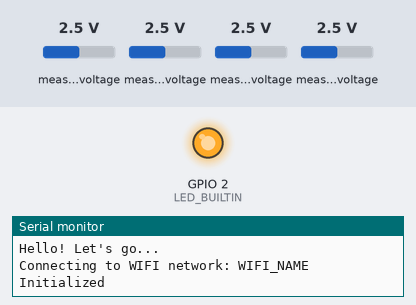
The program below on a simulated ESP32. On the bench: output pins drawn as LEDs (lit = HIGH), the last lines printed to the serial monitor. Inputs (shaded band) come from the test bench; at power-on: measured voltage 2.5 V. WiFi joins after 1.5 s; servers stay silent unless stated; no MQTT or app messages arrive unless stated.

Above: at 3.0 s.
At 4.8 s:
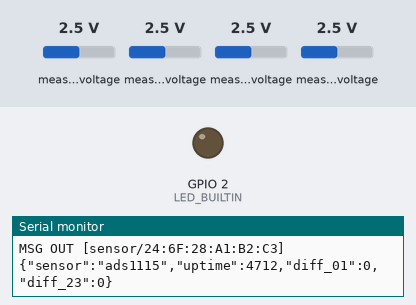
Timing chart, 0 to 5.5 s (numbered marks = the images above):
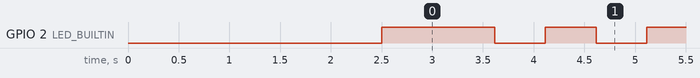

The program:

main.cpp
```cpp
///////////////////////// COMMON HEADER BEGIN
#define CONFIG_WIFI_NAME "WIFI_NAME"
#define CONFIG_WIFI_PSK "WIFI_PASSWORD"
#define CONFIG_MQTT_BROKER_ADDRESS "iot.fh-muenster.de"
#define CONFIG_MQTT_BROKER_USER "MQTT_USER"
#define CONFIG_MQTT_BROKER_PASSWORD "MQTT_PASSWORD"

#define DEBUG_OUTPUT
#define MQTT_OUTPUT

#define OTA_ENABLED
//#define OTA_PASSWORD "bruttonetto"

//#define HMAC_ENABLED
#define HMAC_KEY "d14a028c2a3a2bc9476102bb288234c415a2b01f828ea62ac5b3e42f"

#define BEACON_INTERVAL 5000

//#define MQTT_MAX_PACKET_SIZE 512 << BE AWARE OF THIS!!

#ifndef DEVICE_TYPE
#define DEVICE_TYPE "GENERIC-ESP"
#endif

#include <PubSubClient.h>
#include <ArduinoJson.h>

#ifdef OTA_ENABLED
#include <ArduinoOTA.h>
#endif // OTA_ENABLED

#ifdef HMAC_ENABLED
#include <base64.h>
#include "mbedtls/md.h"
mbedtls_md_context_t md_context;
mbedtls_md_type_t md_type = MBEDTLS_MD_SHA256;
const char *md_key = HMAC_KEY;
#endif // HMAC_ENABLED

#ifdef ESP32
#include <WiFi.h>
#else // ESP32
#include <ESP8266WiFi.h>
#endif // ESP32

// Buffer size used at various places
#define BUFFER_SIZE 512

String mqtt_client_id;
String mqtt_sensor_topic;
String mqtt_beacon_topic;
char mqtt_last_will_buffer[BUFFER_SIZE];

// WiFi / MQTT
WiFiClient espClient;
PubSubClient mqtt_client(espClient);

static bool common_setup(void);
static bool common_loop(void);
static void beacon_send(void);
static bool mqtt_connect(void);
static bool wifi_connect(void);
static bool json_send(const char *mqtt_topic, JsonObject json_data);
static int json_serialize(JsonObject json_data, char *buffer, size_t buffer_size);
///////////////////////// COMMON HEADER END

#define SENSOR_INTERVAL 100

#include <SPI.h>
#include <Wire.h>
#include <Adafruit_ADS1015.h>

Adafruit_ADS1115 ads1115;

static void ads1115_send(void);

void setup(void) {
	common_setup();
	ads1115.begin();  // Initialize ads1115
	ads1115.setGain(GAIN_TWO);
	delay(500);
}

void loop(void) {
	static long last_value_sent;

	if (!common_loop()) {
		// Something went wrong, skip further execution
		return;
	}

	// Send sensor values every SENSOR_INTERVAL
	if (last_value_sent == 0 || SENSOR_INTERVAL == 0 || (millis() - last_value_sent) >= SENSOR_INTERVAL) {
		last_value_sent = millis();
		ads1115_send();
	}
}

static void ads1115_send() {
	StaticJsonDocument<BUFFER_SIZE> json_doc;
	JsonObject json_data = json_doc.to<JsonObject>();

	int16_t adc_diff_01 = ads1115.readADC_Differential_0_1();
	int16_t adc_diff_23 = ads1115.readADC_Differential_2_3();

	float diff01 = adc_diff_01 * 0.0625F;
	float diff23 = adc_diff_23 * 0.0625F;

	json_data["sensor"]   = "ads1115";
	json_data["uptime"]   = millis();
	json_data["diff_01"]  = diff01;
	json_data["diff_23"]  = diff23;

	json_send(mqtt_sensor_topic.c_str(), json_data);
}

///////////////////////// COMMON FUNCTIONS BEGIN
static bool common_setup(void) {
	Serial.begin(115200);
	delay(2000);
	Serial.println(F("Hello! Let's go..."));

	// We're using the pin for activity indication
	pinMode(LED_BUILTIN, OUTPUT);
	randomSeed(micros());

	// WIFI
	Serial.printf("Connecting to WIFI network: %s\n", CONFIG_WIFI_NAME);
	WiFi.begin(CONFIG_WIFI_NAME, CONFIG_WIFI_PSK);

	// MQTT setup
	mqtt_client.setServer(CONFIG_MQTT_BROKER_ADDRESS, 1883);
	mqtt_client_id = String(WiFi.macAddress());
	mqtt_sensor_topic = "sensor/" + mqtt_client_id;
	mqtt_beacon_topic = "beacon/" + mqtt_client_id;

	// MQTT last will
	StaticJsonDocument<128> json_doc;
	JsonObject json_data  = json_doc.to<JsonObject>();
	json_data["id"]       = mqtt_client_id;
	json_data["type"]     = 2;
	serializeJson(json_data, mqtt_last_will_buffer, BUFFER_SIZE);

#ifdef OTA_ENABLED
#ifdef OTA_PASSWORD
	ArduinoOTA.setPassword(OTA_PASSWORD);
#else // OTA_PASSWORD
	ArduinoOTA.setPassword(mqtt_client_id.c_str());
#endif // OTA_PASSWORD
#ifdef ESP32
	ArduinoOTA.setMdnsEnabled(false);
#endif // ESP32
	ArduinoOTA.setPort(54321);
	ArduinoOTA.onStart([]() {
		String type;
		if (ArduinoOTA.getCommand() == U_FLASH) {
			type = "sketch";
		} else {
			// U_SPIFFS
			type = "filesystem";
		}

		// NOTE: if updating SPIFFS this would be the place to unmount SPIFFS using SPIFFS.end()
		Serial.println("Start updating " + type);
	});

	ArduinoOTA.onProgress([](unsigned int progress, unsigned int total) {
		Serial.printf("Progress: %u%%\r", (progress / (total / 100)));
		digitalWrite(LED_BUILTIN, !digitalRead(LED_BUILTIN));
	});

	ArduinoOTA.onEnd([]() {
		Serial.println("\nEnd");
	});

	ArduinoOTA.onError([](ota_error_t error) {
			Serial.printf("Error[%u]: ", error);

			switch (error) {
				case OTA_AUTH_ERROR:
					Serial.println(F("OTA - Auth failed"));
					break;
				case OTA_BEGIN_ERROR:
					Serial.println(F("OTA - Begin failed"));
					break;
				case OTA_CONNECT_ERROR:
					Serial.println(F("OTA - Connect failed"));
					break;
				case OTA_RECEIVE_ERROR:
					Serial.println(F("OTA - Receive failed"));
					break;
				case OTA_END_ERROR:
					Serial.println(F("OTA - End failed"));
					break;
			}
		});

	ArduinoOTA.begin();
#endif // OTA_ENABLED

#ifdef HMAC_ENABLED
	mbedtls_md_init(&md_context);
	mbedtls_md_setup(&md_context, mbedtls_md_info_from_type(md_type), 1);
#endif // HMAC_ENABLED

	Serial.println(F("Initialized"));
	return true;
}

bool common_loop(void) {
	static long last_beacon_sent;
	static long last_led_toggle;
#ifdef DEBUG_OUTPUT
	static long hz_counter;
	static long hz_counter_delta;
#endif // DEBUG_OUTPUT

	// Toggle status LED as activity indicator
	if (last_led_toggle == 0 || (millis() - last_led_toggle) >= 500) {
		last_led_toggle = millis();
		digitalWrite(LED_BUILTIN, !digitalRead(LED_BUILTIN));
	}

	// Maintain WiFi connection
	if (!wifi_connect()) {
		delay(5000);
		return false;
	}

#ifdef OTA_ENABLED
	ArduinoOTA.handle();
#endif // OTA_ENABLED

#ifdef MQTT_OUTPUT
	// Maintain MQTT connection
	if (!mqtt_connect()) {
		delay(5000);
		return false;
	}
	mqtt_client.loop();
#endif // MQTT_OUTPUT

	// Send a beacon every BEACON_INTERVAL
	if (last_beacon_sent == 0 || BEACON_INTERVAL == 0 || (millis() - last_beacon_sent) >= BEACON_INTERVAL) {
		beacon_send();
		last_beacon_sent = millis();
	}

#ifdef DEBUG_OUTPUT
	if ((millis() - hz_counter_delta) >= 1000) {
		Serial.printf("Loop Freq : %ld Hz\n", hz_counter);
		hz_counter_delta = millis();
		hz_counter = 0;
	}
	hz_counter++;
#endif

	return true;
}

static void beacon_send(void) {
	uint8_t* bssid = WiFi.BSSID();
	char mac[18];
	char desc[64];
	StaticJsonDocument<BUFFER_SIZE> json_doc;
	JsonObject json_data = json_doc.to<JsonObject>();

	snprintf(desc, sizeof(desc), "%s|%s", WiFi.localIP().toString().c_str(), __DATE__);

	json_data["id"]       = mqtt_client_id;
	json_data["type"]     = 1;
	json_data["device"]   = DEVICE_TYPE;
	json_data["desc"]     = desc;
	json_data["rssi"]     = WiFi.RSSI();
	json_data["uptime"]   = millis();

	if (bssid) {
		sprintf(mac, "%02X:%02X:%02X:%02X:%02X:%02X", bssid[0], bssid[1], bssid[2], bssid[3], bssid[4], bssid[5]);
		json_data["bssid"]  = String(mac);
	}

	json_send(mqtt_beacon_topic.c_str(), json_data);
}

static bool json_send(const char *mqtt_topic, JsonObject json_data) {
	char buffer[BUFFER_SIZE];
	int bufferlen;

	bufferlen = json_serialize(json_data, buffer, BUFFER_SIZE);

#ifdef DEBUG_OUTPUT
	Serial.print("MSG OUT [");
	Serial.print(mqtt_topic);
	Serial.print("] ");
	Serial.println(buffer);
#endif // DEBUG_OUTPUT

#ifdef MQTT_OUTPUT
	if (!mqtt_client.publish(mqtt_topic, (const uint8_t *) buffer, bufferlen)) {
		Serial.println("publish failed!");
		return false;
	}
#endif // MQTT_OUTPUT

	return true;
}

static int json_serialize(JsonObject json_data, char *buffer, size_t buffer_size) {
	int buffer_filled = 0;

#ifdef HMAC_ENABLED
	byte hmac_hash[32];

	json_data["hmac"] = "";
	buffer_filled = serializeJson(json_data, buffer, buffer_size);

	mbedtls_md_hmac_starts(&md_context, (const unsigned char *) md_key, strlen(md_key));
	mbedtls_md_hmac_update(&md_context, (const unsigned char *) buffer, buffer_filled);
	mbedtls_md_hmac_finish(&md_context, hmac_hash);
	json_data["hmac"] = base64::encode(hmac_hash, 32);

#if 0
	for (int i= 0; i< sizeof(hmac_hash); i++){
			char str[3];
			sprintf(str, "%02X", (int)hmac_hash[i]);
			Serial.print(str);

	}
	Serial.println("");
#endif // DEBUG_OUTPUT
#endif // HMAC_ENABLED

	buffer_filled = serializeJson(json_data, buffer, buffer_size);

	return buffer_filled;
}

static bool mqtt_connect(void) {
	// Loop until we're reconnected
	if (mqtt_client.connected()) {
		return true;
	}

	Serial.print(F("espClient.connected() = "));
	Serial.println(espClient.connected());

	Serial.print(F("Current MQTT state : "));
	Serial.println(mqtt_client.state());

	Serial.print(F("Attempting MQTT connection to "));
	Serial.print(CONFIG_MQTT_BROKER_ADDRESS);
	Serial.print(" ...");

	// Try to connect
	if (mqtt_client.connect(mqtt_client_id.c_str(), CONFIG_MQTT_BROKER_USER, CONFIG_MQTT_BROKER_PASSWORD, mqtt_beacon_topic.c_str(), 0, false, mqtt_last_will_buffer)) {
		Serial.println(F("connected"));
		return true;
	} else {
		Serial.print("failed, rc=");
		Serial.println(mqtt_client.state());
		return false;
	}

	return false;
}

static bool wifi_connect(void) {
	int connection_tries = 0;

	if (WiFi.isConnected()) {
		return true;
	}

	while (!WiFi.isConnected()) {
		delay(1000);
		Serial.print(".");

		if (++connection_tries >= 5) {
			Serial.println(" - failed");
			Serial.println("Connection failed after 5 tries, waiting 61 seconds and calling WiFi.reconnect()");
			delay(61000); // delaying for 61 seconds thanks to &^%$# security policies of our wifi vendor
			WiFi.reconnect();
			return false;
		}
	}

	Serial.println(" connected!");
	Serial.print("MAC: ");
	Serial.println(String(WiFi.macAddress()));
	Serial.print("IP: ");
	Serial.println(WiFi.localIP());
	Serial.print("SM: ");
	Serial.println(WiFi.subnetMask());
	Serial.print("GW: ");
	Serial.println(WiFi.gatewayIP());
	Serial.print("BSSID: ");
	Serial.println(WiFi.BSSIDstr());
	Serial.println("");

	return true;
}

///////////////////////// COMMON FUNCTIONS END
```

Measured:
- by itself, GPIO 2 (LED_BUILTIN): repeats every 1.0 s: LOW 0.50 s, HIGH 0.50 s
